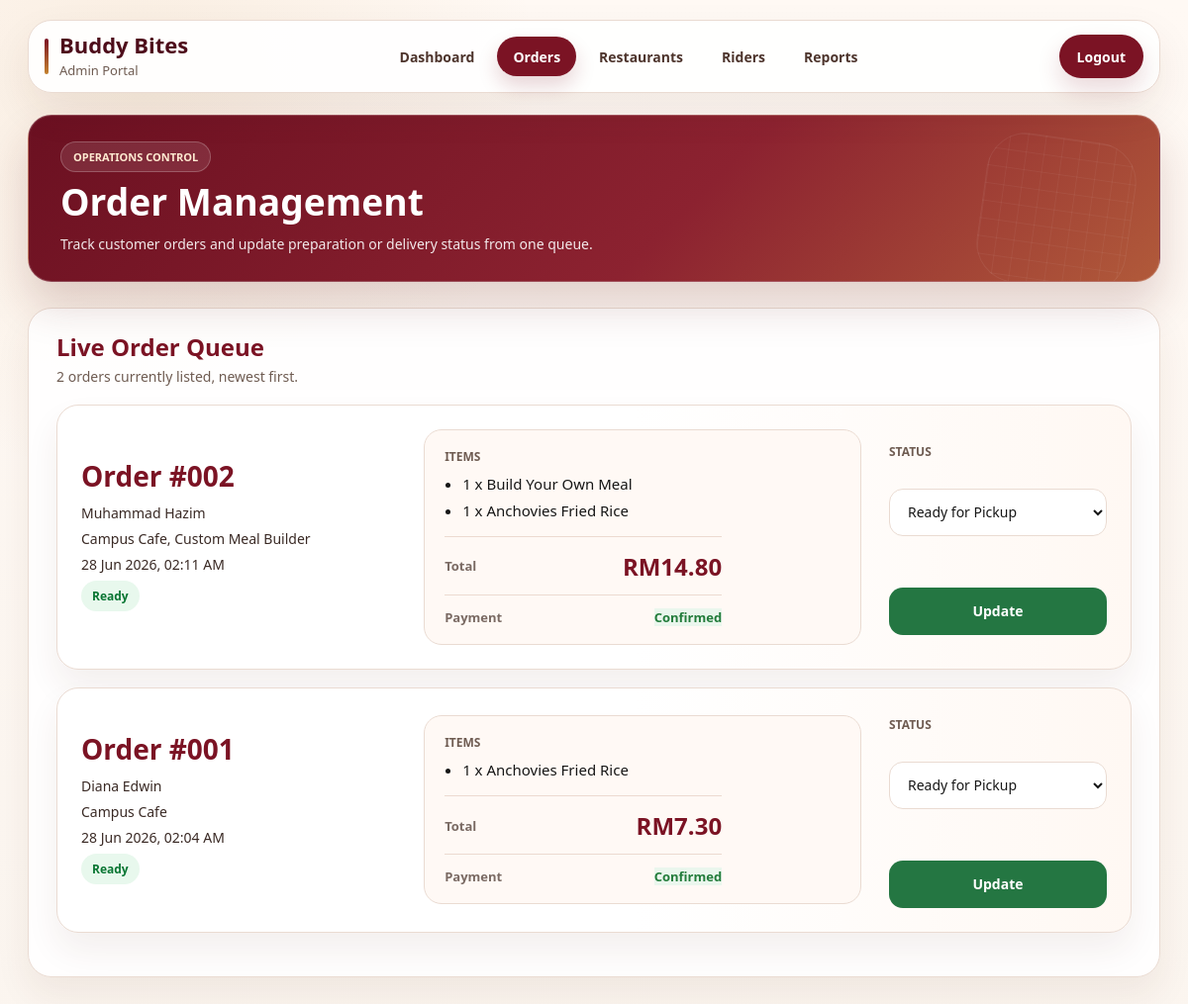
The page /pages/manage_orders.php (signed in) on the database its author committed.
### tables this page shows
CREATE TABLE `orders` (
  `order_id` int(11) NOT NULL,
  `user_id` int(11) NOT NULL,
  `total_amount` decimal(10,2) NOT NULL,
  `status` varchar(50) DEFAULT 'Preparing',
  `order_date` timestamp NOT NULL DEFAULT current_timestamp()
);

CREATE TABLE `users` (
  `user_id` int(11) NOT NULL,
  `user_code` varchar(20) DEFAULT NULL,
  `full_name` varchar(100) NOT NULL,
  `email` varchar(100) NOT NULL,
  `password` varchar(255) NOT NULL,
  `role` enum('student','restaurant','rider','admin') NOT NULL,
  `created_at` timestamp NOT NULL DEFAULT current_timestamp(),
  `phone` varchar(30) DEFAULT '',
  `status` varchar(30) DEFAULT 'Pending'
);

### pages/manage_orders.php (the view, shortened to what this page needs)
<?php
include("../includes/db.php");
$sql = "
        SELECT
            orders.order_id,
            orders.status,
            orders.total_amount,
            orders.order_date,
            users.full_name,
            GROUP_CONCAT(DISTINCT order_items.restaurant_name SEPARATOR ', ') AS restaurant_names,
            GROUP_CONCAT(CONCAT(order_items.quantity, ' x ', order_items.item_name) SEPARATOR '||') AS ordered_items
        FROM orders
        JOIN users ON orders.user_id = users.user_id
        LEFT JOIN order_items ON orders.order_id = order_items.order_id
        GROUP BY orders.order_id, orders.status, orders.total_amount, orders.order_date, users.full_name
        ORDER BY orders.order_date DESC";
$result = $conn->query($sql);
?>
<?php include("../includes/header.php"); ?>
<main class="admin-shell admin-premium admin-orders-page">
    <nav class="admin-topbar">
        <a class="admin-brand" href="admin_dashboard.php">
            <span>
                <b>Buddy Bites</b>
                <small>Admin Portal</small>
            </span>
        </a>
        <div class="admin-main-nav">
            <a href="admin_dashboard.php">Dashboard</a>
            <a class="active" href="manage_orders.php">Orders</a>
            <a href="restaurant_management.php">Restaurants</a>
            <a href="rider_management.php">Riders</a>
            <a href="admin_report.php">Reports</a>
        </div>
        <div class="admin-user-nav">
            <a class="admin-logout" href="logout.php">
                Logout
            </a>
        </div>
    </nav>
    <section class="admin-content">
        <header class="admin-hero admin-page-hero">
            <div>
                <p>Operations Control</p>
                <h1>Order Management</h1>
                <small>Track customer orders and update preparation or delivery status from one queue.</small>
            </div>
        </header>
        <section class="admin-panel order-box">
            <div class="admin-section-heading order-section-heading">
                <h2>Live Order Queue</h2>
                <p><?php echo $result ? $result->num_rows : 0; ?> orders currently listed, newest first.</p>
            </div>
        <?php if ($result && $result->num_rows > 0) { ?>
            <?php while ($row = $result->fetch_assoc()) { ?>
                <?php
                $status_class = strtolower(str_replace(" ", "-", (string)$row["status"]));
                $ordered_items = array_filter(explode("||", (string)($row["ordered_items"] ?? "")));
                ?>
                <article class="order-management-card">
                    <div class="order-card-column order-card-left">
                        <b class="order-card-id">Order #<?php echo str_pad($row["order_id"], 3, "0", STR_PAD_LEFT); ?></b>
                        <p><i class="fa-regular fa-user"></i> <?php echo htmlspecialchars($row["full_name"]); ?></p>
                        <p><i class="fa-solid fa-store"></i> <?php echo htmlspecialchars($row["restaurant_names"] ?? "-"); ?></p>
                        <p><i class="fa-regular fa-clock"></i> <?php echo date("d M Y, h:i A", strtotime($row["order_date"])); ?></p>
                        <span class="status-badge status-<?php echo htmlspecialchars($status_class); ?>">
                            <?php echo htmlspecialchars($row["status"]); ?>
                        </span>
                    </div>
                    <div class="order-card-column order-card-middle">
                        <small>Items</small>
                        <ul class="order-item-list">
                            <?php if (!empty($ordered_items)) { ?>
                                <?php foreach ($ordered_items as $item) { ?>
                                    <li><?php echo htmlspecialchars($item); ?></li>
                                <?php } ?>
                            <?php } else { ?>
                                <li>No items recorded</li>
                            <?php } ?>
                        </ul>
                        <div class="order-total-line">
                            <span>Total</span>
                            <strong>RM<?php echo number_format($row["total_amount"], 2); ?></strong>
                        </div>
                        <div class="payment-status-line">
                            <span>Payment</span>
                            <b>Confirmed</b>
                        </div>
                    </div>
                    <form class="order-card-column order-card-actions" method="POST" action="manage_orders.php">
                        <label for="order-status-<?php echo (int)$row["order_id"]; ?>">Status</label>
                        <select id="order-status-<?php echo (int)$row["order_id"]; ?>" name="status" class="checkout-select">
                            <option value="Ready" <?php if ($row["status"] == "Ready") echo "selected"; ?>>Ready for Pickup</option>
                        </select>
                        <button class="history-btn" type="submit" name="update_status">
                            <i class="fa-solid fa-rotate"></i> Update
                        </button>
                    </form>
                </article>
            <?php } ?>
        <?php } else { ?>
            <p class="empty-order">No orders found.</p>
        <?php } ?>
        </section>
    </section>
</main>
<?php include("../includes/footer.php"); ?>

### rows shown on the page
orders: order_id "002", user.full_name "Muhammad Hazim", restaurant_names "Campus Cafe, Custom Meal Builder", order_date "28 Jun 2026, 02:11 AM", status "Ready", item "1 x Build Your Own Meal", item "1 x Anchovies Fried Rice", total_amount "14.80", status "Ready for Pickup"
orders: order_id "001", user.full_name "Diana Edwin", restaurant_names "Campus Cafe", order_date "28 Jun 2026, 02:04 AM", status "Ready", item "1 x Anchovies Fried Rice", total_amount "7.30", status "Ready for Pickup"

### other values the page prints
$result->num_rows "2"
